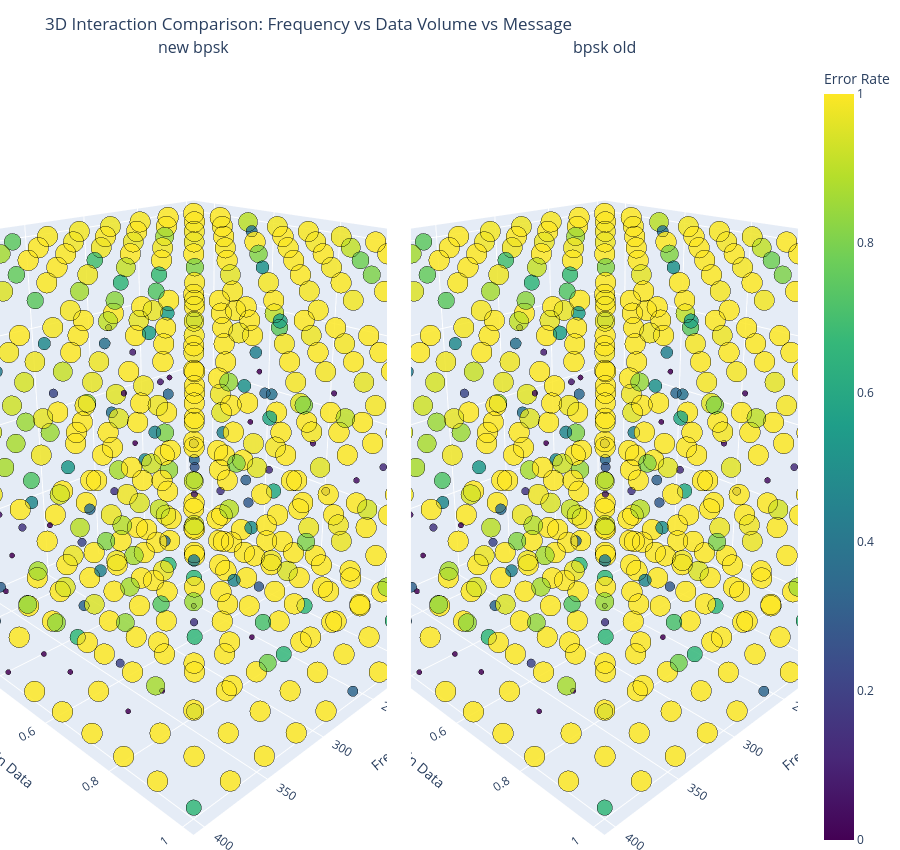

Notebook code cell kept with this figure:
### Markdown cell above
## 3D Interaction: Frequency, Data Volume, and Message (Comparison)
This figure is split into two 3D panels:
- Column A: `csv_path` (actual pipeline output)
- Column B: `no_audio_compression` (best-case reference)
Color and marker size encode `error_rate` (lower is better).

### Code cell
from plot_helpers import plot_3d_interaction_comparison

plot_3d_interaction_comparison(
    df_first,
    df_second,
    label_a=LABEL_FIRST,
    label_b=LABEL_SECOND,
)

### Figure 1 — Plotly figure (JSON) as saved in the notebook; plotly's stock layout.template omitted (floating-point values rounded to 4 significant figures; data arrays with more than 128 entries replaced by an {"elided": "..."} marker saying what was removed)
{"data": [{"customdata": {"elided": "500x3 mixed values"}, "hovertemplate": "Frequency=%{x}<br>Volume Gain Data=%{y:.6f}<br>Message=%{customdata[0]}<br>Error Rate=%{customdata[1]:.4f}<extra></extra>", "marker": {"color": {"elided": "500 float values"}, "coloraxis": "coloraxis", "line": {"color": "black", "width": 0.5}, "opacity": 0.85, "size": {"elided": "500 float values"}}, "mode": "markers", "name": "A", "scene": "scene", "showlegend": false, "type": "scatter3d", "x": {"elided": "500 int values"}, "y": {"elided": "500 float values"}, "z": {"elided": "500 int values"}}, {"customdata": {"elided": "500x3 mixed values"}, "hovertemplate": "Frequency=%{x}<br>Volume Gain Data=%{y:.6f}<br>Message=%{customdata[0]}<br>Error Rate=%{customdata[1]:.4f}<extra></extra>", "marker": {"color": {"elided": "500 float values"}, "coloraxis": "coloraxis", "line": {"color": "black", "width": 0.5}, "opacity": 0.85, "size": {"elided": "500 float values"}}, "mode": "markers", "name": "B", "scene": "scene2", "showlegend": false, "type": "scatter3d", "x": {"elided": "500 int values"}, "y": {"elided": "500 float values"}, "z": {"elided": "500 int values"}}], "layout": {"annotations": [{"font": {"size": 16}, "showarrow": false, "text": "new bpsk", "x": 0.2425, "xanchor": "center", "xref": "paper", "y": 1, "yanchor": "bottom", "yref": "paper"}, {"font": {"size": 16}, "showarrow": false, "text": "bpsk old", "x": 0.7575, "xanchor": "center", "xref": "paper", "y": 1, "yanchor": "bottom", "yref": "paper"}], "coloraxis": {"cmax": 1, "cmin": 0, "colorbar": {"title": {"text": "Error Rate"}}, "colorscale": [[0, "#440154"], [0.1111, "#482878"], [0.2222, "#3e4989"], [0.3333, "#31688e"], [0.4444, "#26828e"], [0.5556, "#1f9e89"], [0.6667, "#35b779"], [0.7778, "#6ece58"], [0.8889, "#b5de2b"], [1, "#fde725"]]}, "height": 850, "margin": {"b": 0, "l": 0, "r": 0, "t": 60}, "scene": {"camera": {"eye": {"x": 1.5, "y": 1.5, "z": 0.9}}, "domain": {"x": [0, 0.485], "y": [0, 1]}, "xaxis": {"title": {"text": "Frequency"}}, "yaxis": {"title": {"text": "Volume Gain Data"}}, "zaxis": {"ticktext": ["Hi!", "Hello world, this is a 1234...", "Special symbols: @#$%^&*+=_...", "Line breaks test: First lin...", "Long message: This is a sig..."], "tickvals": [0, 1, 2, 3, 4], "title": {"text": "Message"}}}, "scene2": {"camera": {"eye": {"x": 1.5, "y": 1.5, "z": 0.9}}, "domain": {"x": [0.515, 1], "y": [0, 1]}, "xaxis": {"title": {"text": "Frequency"}}, "yaxis": {"title": {"text": "Volume Gain Data"}}, "zaxis": {"ticktext": ["Hi!", "Hello world, this is a 1234...", "Special symbols: @#$%^&*+=_...", "Line breaks test: First lin...", "Long message: This is a sig..."], "tickvals": [0, 1, 2, 3, 4], "title": {"text": "Message"}}}, "title": {"text": "3D Interaction Comparison: Frequency vs Data Volume vs Message"}}}
